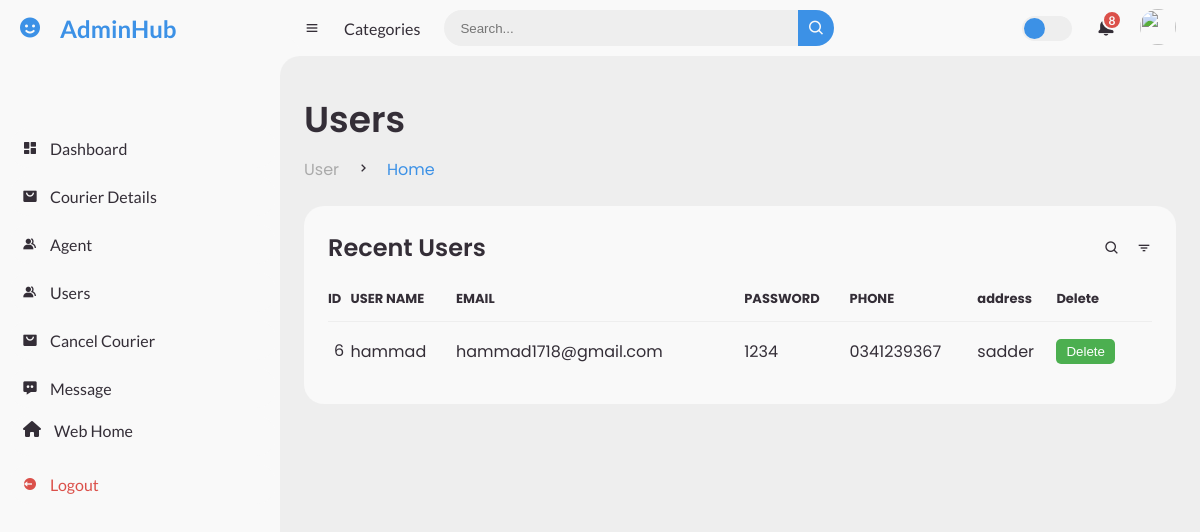
Screenshot of /admin/showuser.php (signed in) with the database file from the repository.
### tables this page shows
CREATE TABLE `users` (
  `id` int(11) NOT NULL,
  `username` varchar(50) NOT NULL,
  `email` varchar(100) NOT NULL,
  `phone` varchar(11) NOT NULL,
  `password` text NOT NULL,
  `image` blob NOT NULL,
  `role` varchar(10) NOT NULL,
  `addres` text NOT NULL
);

### admin/showuser.php (the view, shortened to what this page needs)
<?php
include "navbar.php";
include "../conn.php";
?>
<main>
    <div class="head-title">
        <div class="left">
            <h1>Users</h1>
            <ul class="breadcrumb">
                <li><a href="#">User</a></li>
                <li><i class='bx bx-chevron-right'></i></li>
                <li><a class="active" href="index.php">Home</a></li>
            </ul>
        </div>
    </div>
    <div class="table-data">
        <div class="order">
            <div class="head">
                <h3>Recent Users</h3>
                <i class='bx bx-search'></i>
                <i class='bx bx-filter'></i>
            </div>
            <table>
                <thead>
                    <tr>
                        <th>ID</th>
                        <th>USER NAME</th>
                        <th>EMAIL</th>
                        <th>PASSWORD</th>
                        <th>PHONE</th>
                        <th>address</th>
                        <th>Delete</th>
                    </tr>
                </thead>
                <?php
                $select = "SELECT * FROM users WHERE role = 'user'";
                $result = mysqli_query($conn, $select);
                while ($row = mysqli_fetch_array($result)) { ?>
                    <tbody>
                        <tr>
                            <td><?php echo $row['id'] ?> </td>
                            <td><?php echo $row['username'] ?> </td>
                            <td><?php echo $row['email'] ?> </td>
                            <td><?php echo $row['password'] ?> </td>
                            <td><?php echo $row['phone'] ?> </td>
                            <td><?php echo $row['addres'] ?></td>
                            <td id="data-list">
                                  <a href="delete.php?id=<?php echo $row['id']; ?>">
                             <button class="btn btn-danger ">Delete</button> </a></td>
                        </tr>
                    </tbody>
                <?php } ?>
            </table>
        </div>
    </div>
</main>
</section>
</body>
</html>

### admin/style.css (style rules this page uses)
* { margin: 0; padding: 0; box-sizing: border-box; }
a { text-decoration: none; }
li { list-style: none; }
:root { --poppins: 'Poppins', sans-serif; --lato: 'Lato', sans-serif; --light: #F9F9F9; --blue: #3C91E6; --light-blue: #CFE8FF; --grey: #eee; --dark-grey: #AAAAAA; --dark: #342E37; --red: #DB504A; --yellow: #FFCE26; --light-yellow: #FFF2C6; --orange: #FD7238; --light-orange: #FFE0D3; }
html { overflow-x: hidden; }
body { background: var(--grey); overflow-x: hidden; }
#content main { width: 100%; padding: 36px 24px; font-family: var(--poppins); max-height: calc(100vh - 56px); overflow-y: auto; }
#content main .head-title { display: flex; align-items: center; justify-content: space-between; grid-gap: 16px; flex-wrap: wrap; }
#content main .head-title .left h1 { font-size: 36px; font-weight: 600; margin-bottom: 10px; color: var(--dark); }
#content main .head-title .left .breadcrumb { display: flex; align-items: center; grid-gap: 16px; }
#content main .head-title .left .breadcrumb li { color: var(--dark); }
#content main .head-title .left .breadcrumb li a { color: var(--dark-grey); pointer-events: none; }
#content main .head-title .left .breadcrumb li a.active { color: var(--blue); pointer-events: unset; }
#content main .table-data { display: flex; flex-wrap: wrap; grid-gap: 24px; margin-top: 24px; width: 100%; color: var(--dark); }
#content main .table-data > div { border-radius: 20px; background: var(--light); padding: 24px; overflow-x: auto; }
#content main .table-data .head { display: flex; align-items: center; grid-gap: 16px; margin-bottom: 24px; }
#content main .table-data .head h3 { margin-right: auto; font-size: 24px; font-weight: 600; }
#content main .table-data .head .bx { cursor: pointer; }
#content main .table-data .order { flex-grow: 1; flex-basis: 500px; }
#content main .table-data .order table { width: 100%; border-collapse: collapse; }
#content main .table-data .order table th { padding-bottom: 12px; font-size: 13px; text-align: left; border-bottom: 1px solid var(--grey); }
#content main .table-data .order table td { padding: 16px 0; }
#content main .table-data .order table tr td:first-child { display: flex; align-items: center; grid-gap: 12px; padding-left: 6px; }

### rows the page displays
users: id "6", username "hammad", email "hammad1718@gmail.com", password "1234", phone "0341239367", addres "sadder"
